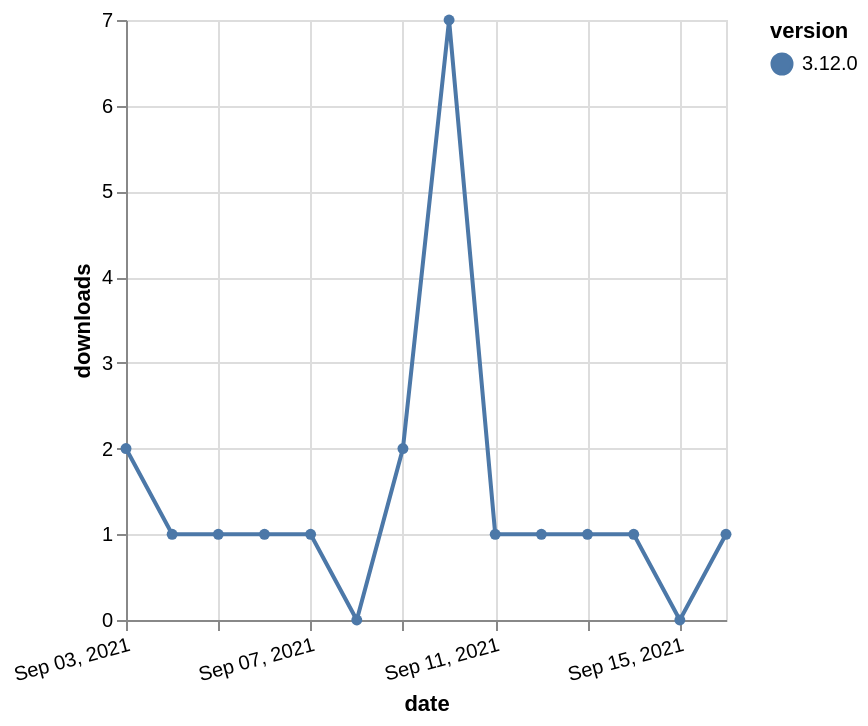

This figure's Vega-Lite source:
### Vega-Lite specification from a JSON file in a GitHub repository (floating-point values rounded to 4 significant figures)
{"$schema": "https://vega.github.io/schema/vega-lite/v5.json", "description": "A simple bar chart with embedded data.", "data": {"values": [{"date": "2021-09-03", "total": 501, "delta": 2, "version": "3.12.0"}, {"date": "2021-09-04", "total": 502, "delta": 1, "version": "3.12.0"}, {"date": "2021-09-05", "total": 503, "delta": 1, "version": "3.12.0"}, {"date": "2021-09-06", "total": 504, "delta": 1, "version": "3.12.0"}, {"date": "2021-09-07", "total": 505, "delta": 1, "version": "3.12.0"}, {"date": "2021-09-08", "total": 505, "delta": 0, "version": "3.12.0"}, {"date": "2021-09-09", "total": 507, "delta": 2, "version": "3.12.0"}, {"date": "2021-09-10", "total": 514, "delta": 7, "version": "3.12.0"}, {"date": "2021-09-11", "total": 515, "delta": 1, "version": "3.12.0"}, {"date": "2021-09-12", "total": 516, "delta": 1, "version": "3.12.0"}, {"date": "2021-09-13", "total": 517, "delta": 1, "version": "3.12.0"}, {"date": "2021-09-14", "total": 518, "delta": 1, "version": "3.12.0"}, {"date": "2021-09-15", "total": 518, "delta": 0, "version": "3.12.0"}, {"date": "2021-09-16", "total": 519, "delta": 1, "version": "3.12.0"}]}, "width": "container", "mark": {"type": "line", "point": {"filled": true}}, "encoding": {"x": {"field": "date", "type": "temporal", "timeUnit": "yearmonthdate", "title": "date", "axis": {"labelAngle": -15}}, "y": {"field": "delta", "type": "quantitative", "title": "downloads"}, "color": {"field": "version", "type": "nominal"}, "tooltip": {"field": "delta"}}}
